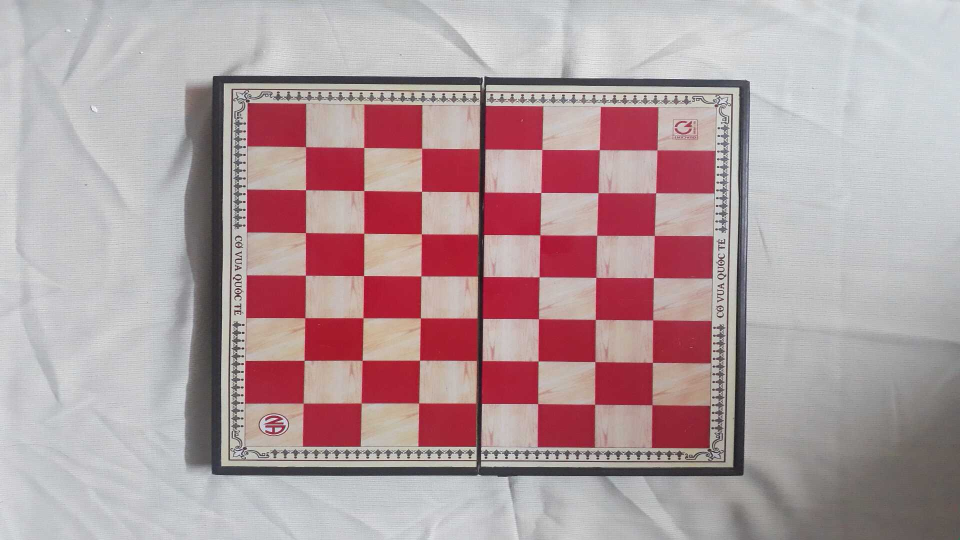
#> input picture board/shot.jpg, 1920 x 1080 px, found by its file name (shown at 1/2 size)
$ python test_webcam.py
#> lines starting #> are read from the running program, lines starting #| are printed output that depends on the picture
#!/usr/bin/env python3
# -*- coding: utf-8 -*-
"""
Created on Thu Dec  5 21:30:41 2019

@author: tuan
"""

import urllib
import cv2
import numpy as np
import time
import imutils

# Replace the URL with your own IPwebcam shot.jpg IP:port
url='http://192.168.0.104:8080/shot.jpg'

while True:

    # Use urllib to get the image and convert into a cv2 usable format
    imgResp=urllib.request.urlopen(url)
    imgNp=np.array(bytearray(imgResp.read()),dtype=np.uint8)
    img=cv2.imdecode(imgNp,-1)
#> img is the input picture: shape (1080, 1920, 3); mean B, G, R 158.6, 155.8, 177.9
    img = imutils.resize(img, width=1000)
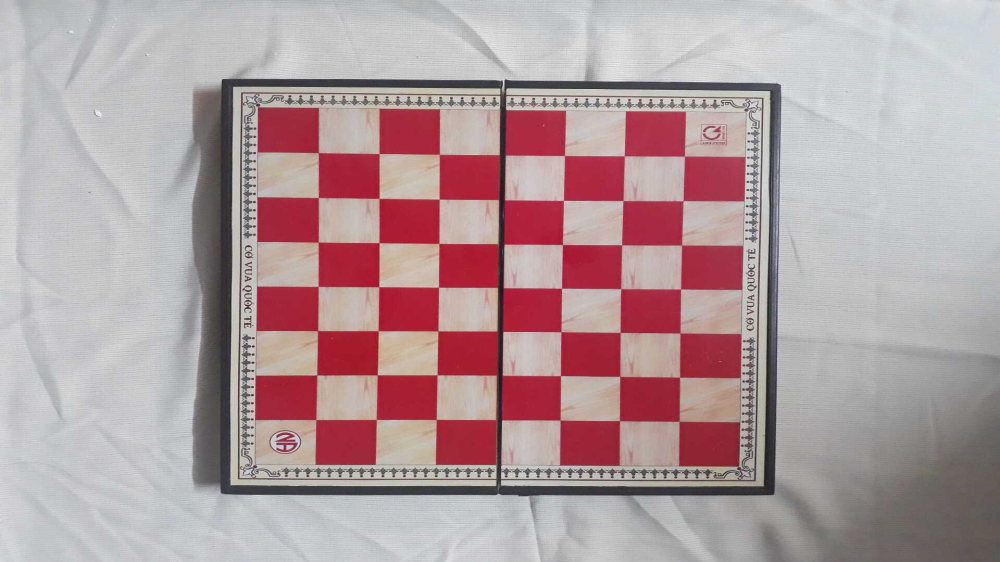
#> img: shape (562, 1000, 3); mean B, G, R 158.6, 155.8, 177.9

    # put the image on screen
    cv2.imshow('IPWebcam',img)

    #To give the processor some less stress
    time.sleep(0.5)

    if cv2.waitKey(1) & 0xFF == ord('q'):
#> (key q is pressed here)
        break

$ run again, with board/11.jpg copied over board/shot.jpg
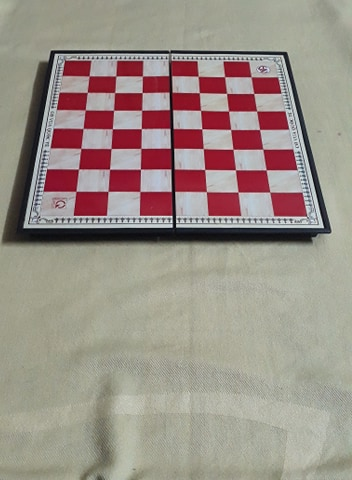
#> input picture board/11.jpg, 352 x 480 px, found by its file name
#> img is the input picture: shape (480, 352, 3); mean B, G, R 135.5, 144, 155.5
#> `img = imutils.resize(img, width=1000)`:
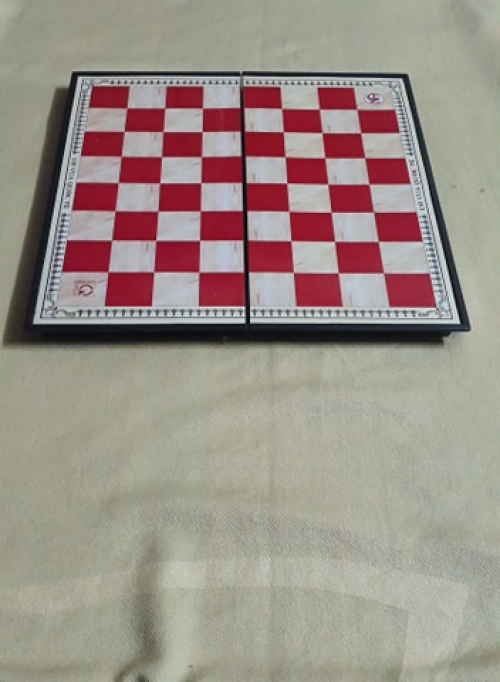
#> img: shape (1363, 1000, 3) (shown at 1/2 size); mean B, G, R 135.5, 144, 155.4

$ run again, with board/12.jpg copied over board/shot.jpg
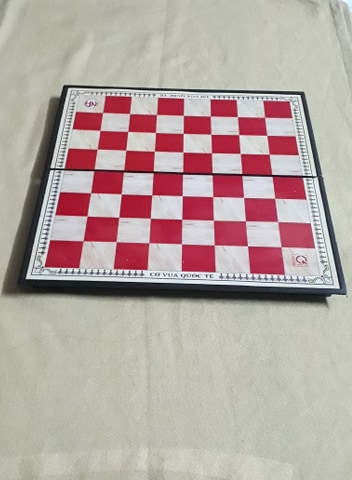
#> input picture board/12.jpg, 352 x 480 px, found by its file name
#> img is the input picture: shape (480, 352, 3); mean B, G, R 160.3, 165.8, 181.1
#> `img = imutils.resize(img, width=1000)`:
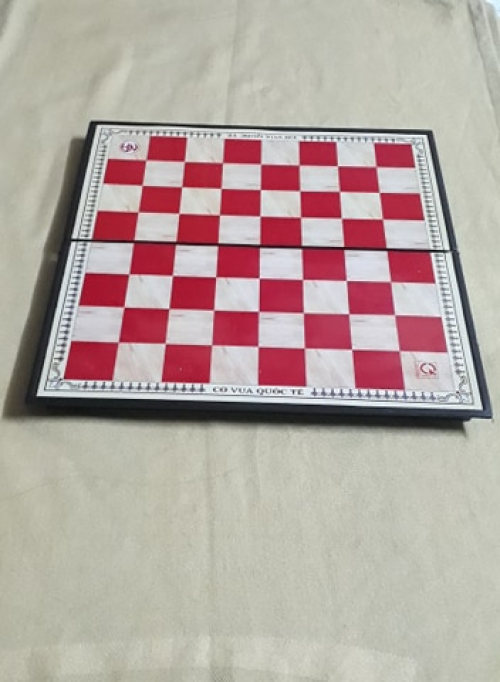
#> img: shape (1363, 1000, 3) (shown at 1/2 size); mean B, G, R 160.3, 165.7, 181.1
